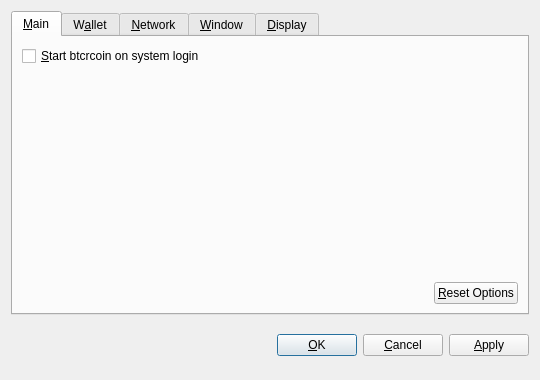
<?xml version="1.0" encoding="UTF-8"?>
<ui version="4.0">
 <class>OptionsDialog</class>
 <widget class="QDialog" name="OptionsDialog">
  <property name="geometry">
   <rect>
    <x>0</x>
    <y>0</y>
    <width>540</width>
    <height>380</height>
   </rect>
  </property>
  <property name="windowTitle">
   <string>Options</string>
  </property>
  <property name="modal">
   <bool>true</bool>
  </property>
  <layout class="QVBoxLayout" name="verticalLayout">
   <item>
    <widget class="QTabWidget" name="tabWidget">
     <property name="tabPosition">
      <enum>QTabWidget::North</enum>
     </property>
     <property name="currentIndex">
      <number>0</number>
     </property>
     <widget class="QWidget" name="tabMain">
      <attribute name="title">
       <string>&amp;Main</string>
      </attribute>
      <layout class="QVBoxLayout" name="verticalLayout_Main">
       <item>
        <widget class="QCheckBox" name="bitcoinAtStartup">
         <property name="toolTip">
          <string>Automatically start btcrcoin after logging in to the system.</string>
         </property>
         <property name="text">
          <string>&amp;Start btcrcoin on system login</string>
         </property>
        </widget>
       </item>
       <item>
        <spacer name="verticalSpacer_Main">
         <property name="orientation">
          <enum>Qt::Vertical</enum>
         </property>
         <property name="sizeHint" stdset="0">
          <size>
           <width>20</width>
           <height>40</height>
          </size>
         </property>
        </spacer>
       </item>
       <item>
        <layout class="QHBoxLayout" name="horizontalLayout_2_Main">
         <item>
          <spacer name="horizontalSpacer_2_Main">
           <property name="orientation">
            <enum>Qt::Horizontal</enum>
           </property>
           <property name="sizeHint" stdset="0">
            <size>
             <width>40</width>
             <height>20</height>
            </size>
           </property>
          </spacer>
         </item>
         <item>
          <widget class="QPushButton" name="resetButton">
           <property name="toolTip">
            <string>Reset all client options to default.</string>
           </property>
           <property name="text">
            <string>&amp;Reset Options</string>
           </property>
           <property name="autoDefault">
            <bool>false</bool>
           </property>
          </widget>
         </item>
        </layout>
       </item>
      </layout>
     </widget>
     <widget class="QWidget" name="tabWallet">
      <attribute name="title">
       <string>W&amp;allet</string>
      </attribute>
      <layout class="QVBoxLayout" name="verticalLayout_Network">
       <item>
        <widget class="QLabel" name="transactionFeeInfoLabel">
         <property name="text">
          <string>Optional transaction fee per kB that helps make sure your transactions are processed quickly. Most transactions are 1 kB.</string>
         </property>
         <property name="textFormat">
          <enum>Qt::PlainText</enum>
         </property>
         <property name="wordWrap">
          <bool>true</bool>
         </property>
        </widget>
       </item>
       <item>
        <layout class="QHBoxLayout" name="horizontalLayout_1_Main">
         <item>
          <widget class="QLabel" name="transactionFeeLabel">
           <property name="text">
            <string>Pay transaction &amp;fee</string>
           </property>
           <property name="textFormat">
            <enum>Qt::PlainText</enum>
           </property>
           <property name="buddy">
            <cstring>transactionFee</cstring>
           </property>
          </widget>
         </item>
         <item>
          <widget class="BitcoinAmountField" name="transactionFee"/>
         </item>
         <item>
          <spacer name="horizontalSpacer_1_Main">
           <property name="orientation">
            <enum>Qt::Horizontal</enum>
           </property>
           <property name="sizeHint" stdset="0">
            <size>
             <width>40</width>
             <height>20</height>
            </size>
           </property>
          </spacer>
         </item>
        </layout>
       </item>
       <item>
        <widget class="QLabel" name="label">
         <property name="text">
          <string>If you disable the spending of unconfirmed change, the change from a transaction cannot be used until that transaction has at least one confirmation. This also affects how your balance is computed.</string>
         </property>
         <property name="wordWrap">
          <bool>true</bool>
         </property>
        </widget>
       </item>
       <item>
        <widget class="QCheckBox" name="spendZeroConfChange">
         <property name="text">
          <string>Spend unconfirmed change  (experts only)</string>
         </property>
        </widget>
       </item>
       <item>
        <spacer name="verticalSpacer">
         <property name="orientation">
          <enum>Qt::Vertical</enum>
         </property>
         <property name="sizeHint" stdset="0">
          <size>
           <width>20</width>
           <height>40</height>
          </size>
         </property>
        </spacer>
       </item>
      </layout>
     </widget>
     <widget class="QWidget" name="tabNetwork">
      <attribute name="title">
       <string>&amp;Network</string>
      </attribute>
      <layout class="QVBoxLayout" name="verticalLayout_Network">
       <item>
        <widget class="QCheckBox" name="mapPortUpnp">
         <property name="toolTip">
          <string>Automatically open the btcrcoin client port on the router. This only works when your router supports UPnP and it is enabled.</string>
         </property>
         <property name="text">
          <string>Map port using &amp;UPnP</string>
         </property>
        </widget>
       </item>
       <item>
        <widget class="QCheckBox" name="connectSocks">
         <property name="toolTip">
          <string>Connect to the btcrcoin network through a SOCKS proxy (e.g. when connecting through Tor).</string>
         </property>
         <property name="text">
          <string>&amp;Connect through SOCKS proxy:</string>
         </property>
        </widget>
       </item>
       <item>
        <layout class="QHBoxLayout" name="horizontalLayout_Network">
         <item>
          <widget class="QLabel" name="proxyIpLabel">
           <property name="text">
            <string>Proxy &amp;IP:</string>
           </property>
           <property name="textFormat">
            <enum>Qt::PlainText</enum>
           </property>
           <property name="buddy">
            <cstring>proxyIp</cstring>
           </property>
          </widget>
         </item>
         <item>
          <widget class="QValidatedLineEdit" name="proxyIp">
           <property name="maximumSize">
            <size>
             <width>140</width>
             <height>16777215</height>
            </size>
           </property>
           <property name="toolTip">
            <string>IP address of the proxy (e.g. 127.0.0.1)</string>
           </property>
          </widget>
         </item>
         <item>
          <widget class="QLabel" name="proxyPortLabel">
           <property name="text">
            <string>&amp;Port:</string>
           </property>
           <property name="textFormat">
            <enum>Qt::PlainText</enum>
           </property>
           <property name="buddy">
            <cstring>proxyPort</cstring>
           </property>
          </widget>
         </item>
         <item>
          <widget class="QLineEdit" name="proxyPort">
           <property name="maximumSize">
            <size>
             <width>55</width>
             <height>16777215</height>
            </size>
           </property>
           <property name="toolTip">
            <string>Port of the proxy (e.g. 9050)</string>
           </property>
          </widget>
         </item>
         <item>
          <widget class="QLabel" name="socksVersionLabel">
           <property name="text">
            <string>SOCKS &amp;Version:</string>
           </property>
           <property name="textFormat">
            <enum>Qt::PlainText</enum>
           </property>
           <property name="buddy">
            <cstring>socksVersion</cstring>
           </property>
          </widget>
         </item>
         <item>
          <widget class="QValueComboBox" name="socksVersion">
           <property name="toolTip">
            <string>SOCKS version of the proxy (e.g. 5)</string>
           </property>
          </widget>
         </item>
         <item>
          <spacer name="horizontalSpacer_Network">
           <property name="orientation">
            <enum>Qt::Horizontal</enum>
           </property>
           <property name="sizeHint" stdset="0">
            <size>
             <width>40</width>
             <height>20</height>
            </size>
           </property>
          </spacer>
         </item>
        </layout>
       </item>
       <item>
        <spacer name="verticalSpacer_Network">
         <property name="orientation">
          <enum>Qt::Vertical</enum>
         </property>
         <property name="sizeHint" stdset="0">
          <size>
           <width>20</width>
           <height>40</height>
          </size>
         </property>
        </spacer>
       </item>
      </layout>
     </widget>
     <widget class="QWidget" name="tabWindow">
      <attribute name="title">
       <string>&amp;Window</string>
      </attribute>
      <layout class="QVBoxLayout" name="verticalLayout_Window">
       <item>
        <widget class="QCheckBox" name="minimizeToTray">
         <property name="toolTip">
          <string>Show only a tray icon after minimizing the window.</string>
         </property>
         <property name="text">
          <string>&amp;Minimize to the tray instead of the taskbar</string>
         </property>
        </widget>
       </item>
       <item>
        <widget class="QCheckBox" name="minimizeOnClose">
         <property name="toolTip">
          <string>Minimize instead of exit the application when the window is closed. When this option is enabled, the application will be closed only after selecting Quit in the menu.</string>
         </property>
         <property name="text">
          <string>M&amp;inimize on close</string>
         </property>
        </widget>
       </item>
       <item>
        <spacer name="verticalSpacer_Window">
         <property name="orientation">
          <enum>Qt::Vertical</enum>
         </property>
         <property name="sizeHint" stdset="0">
          <size>
           <width>20</width>
           <height>40</height>
          </size>
         </property>
        </spacer>
       </item>
      </layout>
     </widget>
     <widget class="QWidget" name="tabDisplay">
      <attribute name="title">
       <string>&amp;Display</string>
      </attribute>
      <layout class="QVBoxLayout" name="verticalLayout_Display">
       <item>
        <layout class="QHBoxLayout" name="horizontalLayout_1_Display">
         <item>
          <widget class="QLabel" name="langLabel">
           <property name="text">
            <string>User Interface &amp;language:</string>
           </property>
           <property name="textFormat">
            <enum>Qt::PlainText</enum>
           </property>
           <property name="buddy">
            <cstring>lang</cstring>
           </property>
          </widget>
         </item>
         <item>
          <widget class="QValueComboBox" name="lang">
           <property name="toolTip">
            <string>The user interface language can be set here. This setting will take effect after restarting btcrcoin.</string>
           </property>
          </widget>
         </item>
        </layout>
       </item>
       <item>
        <layout class="QHBoxLayout" name="horizontalLayout_2_Display">
         <item>
          <widget class="QLabel" name="unitLabel">
           <property name="text">
            <string>&amp;Unit to show amounts in:</string>
           </property>
           <property name="textFormat">
            <enum>Qt::PlainText</enum>
           </property>
           <property name="buddy">
            <cstring>unit</cstring>
           </property>
          </widget>
         </item>
         <item>
          <widget class="QValueComboBox" name="unit">
           <property name="toolTip">
            <string>Choose the default subdivision unit to show in the interface and when sending coins.</string>
           </property>
          </widget>
         </item>
        </layout>
       </item>
       <item>
        <widget class="QCheckBox" name="displayAddresses">
         <property name="toolTip">
          <string>Whether to show btcrcoin addresses in the transaction list or not.</string>
         </property>
         <property name="text">
          <string>&amp;Display addresses in transaction list</string>
         </property>
        </widget>
       </item>
       <item>
        <widget class="QCheckBox" name="coinControlFeatures">
         <property name="toolTip">
          <string>Whether to show coin control features or not.</string>
         </property>
         <property name="text">
          <string>Display coin &amp;control features (experts only!)</string>
         </property>
        </widget>
       </item>
       <item>
        <spacer name="verticalSpacer_Display">
         <property name="orientation">
          <enum>Qt::Vertical</enum>
         </property>
         <property name="sizeHint" stdset="0">
          <size>
           <width>20</width>
           <height>40</height>
          </size>
         </property>
        </spacer>
       </item>
      </layout>
     </widget>
    </widget>
   </item>
   <item>
    <layout class="QHBoxLayout" name="horizontalLayout_Buttons">
     <item>
      <spacer name="horizontalSpacer_1">
       <property name="orientation">
        <enum>Qt::Horizontal</enum>
       </property>
       <property name="sizeHint" stdset="0">
        <size>
         <width>40</width>
         <height>48</height>
        </size>
       </property>
      </spacer>
     </item>
     <item>
      <widget class="QLabel" name="statusLabel">
       <property name="font">
        <font>
         <weight>75</weight>
         <bold>true</bold>
        </font>
       </property>
       <property name="text">
        <string/>
       </property>
       <property name="textFormat">
        <enum>Qt::PlainText</enum>
       </property>
       <property name="wordWrap">
        <bool>true</bool>
       </property>
      </widget>
     </item>
     <item>
      <spacer name="horizontalSpacer_2">
       <property name="orientation">
        <enum>Qt::Horizontal</enum>
       </property>
       <property name="sizeHint" stdset="0">
        <size>
         <width>40</width>
         <height>48</height>
        </size>
       </property>
      </spacer>
     </item>
     <item>
      <widget class="QPushButton" name="okButton">
       <property name="text">
        <string>&amp;OK</string>
       </property>
      </widget>
     </item>
     <item>
      <widget class="QPushButton" name="cancelButton">
       <property name="text">
        <string>&amp;Cancel</string>
       </property>
       <property name="autoDefault">
        <bool>false</bool>
       </property>
      </widget>
     </item>
     <item>
      <widget class="QPushButton" name="applyButton">
       <property name="text">
        <string>&amp;Apply</string>
       </property>
       <property name="autoDefault">
        <bool>false</bool>
       </property>
      </widget>
     </item>
    </layout>
   </item>
  </layout>
 </widget>
 <customwidgets>
  <customwidget>
   <class>BitcoinAmountField</class>
   <extends>QSpinBox</extends>
   <header>bitcoinamountfield.h</header>
  </customwidget>
  <customwidget>
   <class>QValueComboBox</class>
   <extends>QComboBox</extends>
   <header>qvaluecombobox.h</header>
  </customwidget>
  <customwidget>
   <class>QValidatedLineEdit</class>
   <extends>QLineEdit</extends>
   <header>qvalidatedlineedit.h</header>
  </customwidget>
 </customwidgets>
 <resources/>
 <connections/>
</ui>
